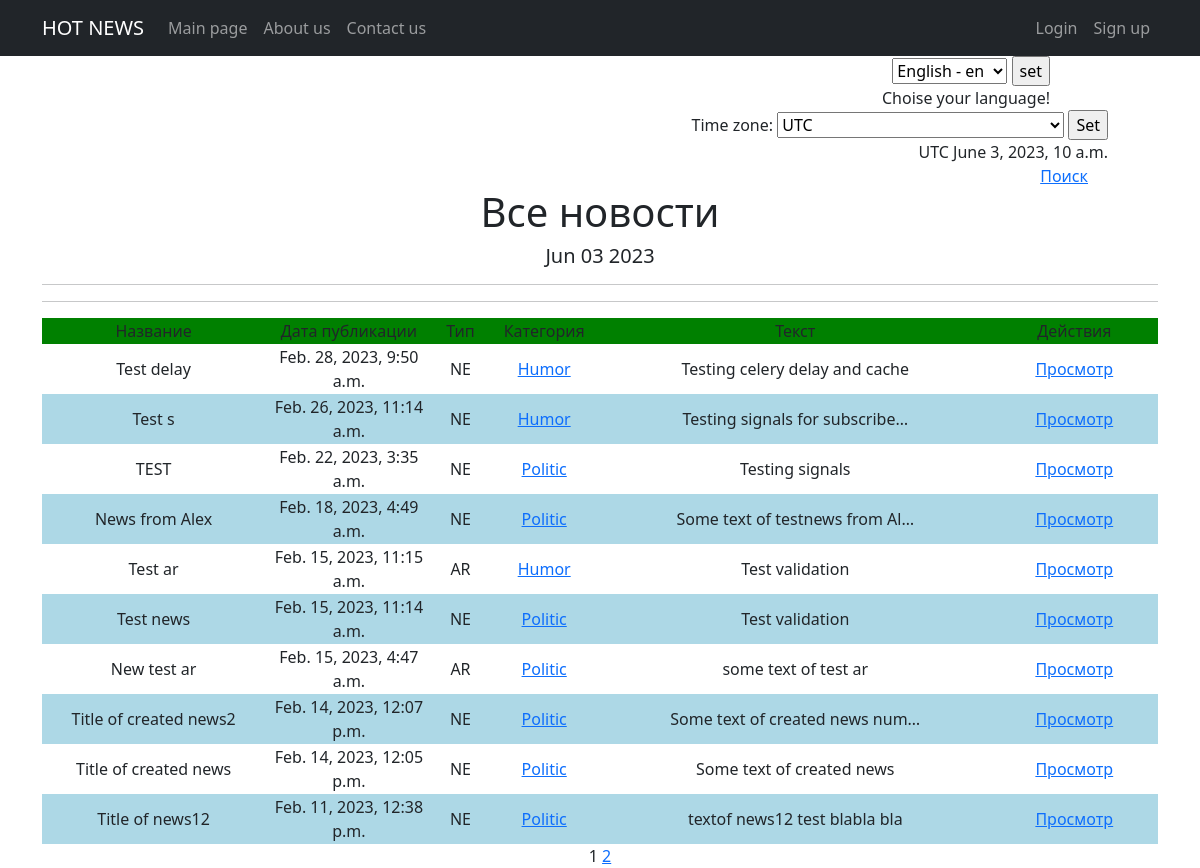
The page /news/ on the database as committed earlier.
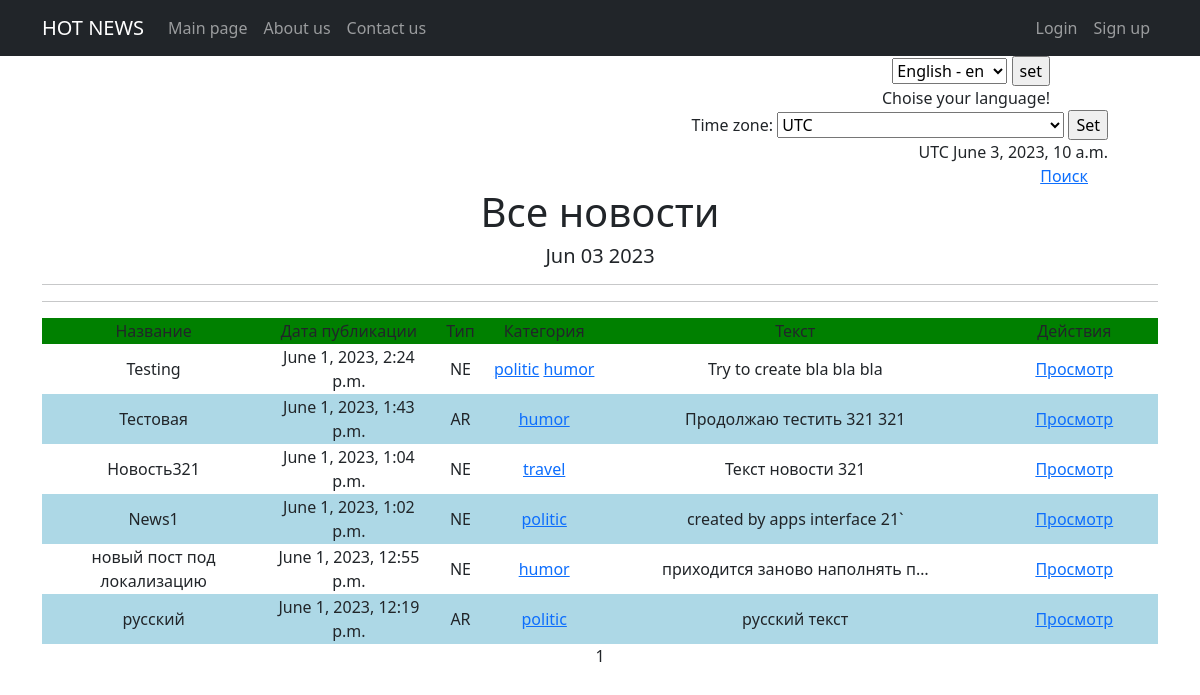
The same page on the database as committed later.
### news/models.py (models this page shows, shortened)
class Post(models.Model):
    author = models.ForeignKey(Author, to_field='authorUser_id', on_delete=models.CASCADE)
    NEWS = 'NE'
    ARTICLE = 'AR'
    CATEGORY_CHOISE = (
        (NEWS, 'Новость'),
        (ARTICLE, 'Статья'),
    )
    category_type = models.CharField(max_length=2, choices=CATEGORY_CHOISE, default=ARTICLE)
    dateCreation = models.DateTimeField(auto_now_add=True)
    postCategory = models.ManyToManyField(Category, through='PostCategory')
    title = models.CharField(max_length=128)
    text = models.TextField()
    rating = models.SmallIntegerField(default=0)

class Category(models.Model):
    name = models.CharField(max_length=32, unique=True, help_text=_('category name'))
    subscribers = models.ManyToManyField(User, blank=True, null=True, related_name='categories')

### news/views.py (the view, shortened to what this page needs)
# urls.py: path('news/', cache_page(3)(NewsList.as_view()), name='news_list'),
class NewsList(ListView):
    model = Post
    ordering = '-dateCreation'
    template_name = 'news_list.html'
    context_object_name = 'posts'
    paginate_by = 10
    def get_context_data(self, **kwargs):
        context = super().get_context_data(**kwargs)
        context['time_now'] = datetime.utcnow()
        context['current_time'] = timezone.now()
        context['timezones'] = pytz.common_timezones
        return context

### news/templatetags/custom_filters.py (called while the page is built)
@register.filter()
def censor(value):
    if not isinstance(value, str):
        raise TypeError("Value must be a string")
    else:
        bad_words = ['badword1', 'badword2', 'badword3']
        words = value.split()
        for i, word in enumerate(words):
            if word.lower() in bad_words:
                words[i] = word[0] + "*" * (len(word) - 1)
        return " ".join(words)

### templates/news_list.html (shortened to what this page needs)
{% extends 'flatpages/default.html' %}
{% load tz %}
{% load custom_filters %}
{% block content %}
    <div align="right" style="margin-right: 50px">
    {% get_current_timezone as TIME_ZONE %}
        <form action="" method="POST">
                <label for="timezone">Time zone:</label>
                <select name="timezone">
                    {% for tz in timezones %}
                        <option value="{{ tz }}"{% if tz == TIME_ZONE %} selected{% endif %}>{{ tz }}</option>
                    {% endfor %}
                </select>
                <input type="submit" value="Set">
        </form>
    {{ TIME_ZONE }}
    {{ current_time|timezone:TIME_ZONE }}
   </div>
<div align="right" style="margin-right: 70px" >
<a href="{% url 'search'%}">Поиск</a>
</div>
   <h1>Все новости</h1>
   <h5>{{ time_now|date:'M d Y' }}</h5>
   <hr>
   <hr>
   {% if posts %}
       <table align="center">
           <tr>
               <td width="20%">Название</td>
               <td width="15%">Дата публикации</td>
               <td width="5%">Тип</td>
               <td width="10%">Категория</td>
               <td width="35%">Текст</td>
               <td colspan="7">Действия</td>
           </tr>
           {% for post in posts %}
                  <tr>
                      <td>{{ post.title|censor }}</td>
                      <td>{{ post.dateCreation }}</td>
                      <td>{{ post.category_type }}</td>
                      <td>{% for cat in post.postCategory.all %}
                             <a href="{% url 'category_list' cat.id %}">{{ cat.name }}</a>
                          {% endfor %}</td>
                      <td>{{ post.text|truncatechars:30|censor }}</td>
                      {% if post.category_type == 'NE' %}
                        <td>
                        <a href="{% url 'post_detail' post.id %}">Просмотр</a>
                        </td>
                      {% elif post.category_type == 'AR' %}
                        <td>
                        <a href="{% url 'ar_detail' post.id %}">Просмотр</a>
                        </td>
                      {% endif %}
                  </tr>
           {% endfor %}
       </table>
   {% else %}
       <h2>Новостей нет!</h2>
   {% endif %}
   {{ page_obj.number }}
   {% if page_obj.has_next %}
       <a href="?page={{ page_obj.next_page_number }}">{{ page_obj.next_page_number }}</a>
   {% endif %}
{% endblock content %}

Rows that differ between the two databases and show on the page:
removed Post: title|censor "Test delay", dateCreation "Feb. 28, 2023, 9:50 a.m.", category_type "NE", text|censor "Testing celery delay and cache", shows "Просмотр", Category (name "Humor")
removed Post: title|censor "Test s", dateCreation "Feb. 26, 2023, 11:14 a.m.", category_type "NE", text|censor "Testing signals for subscribe…", shows "Просмотр", Category (name "Humor")
removed Post: title|censor "TEST", dateCreation "Feb. 22, 2023, 3:35 a.m.", category_type "NE", text|censor "Testing signals", shows "Просмотр", Category (name "Politic")
removed Post: title|censor "News from Alex", dateCreation "Feb. 18, 2023, 4:49 a.m.", category_type "NE", text|censor "Some text of testnews from Al…", shows "Просмотр", Category (name "Politic")
removed Post: title|censor "Test ar", dateCreation "Feb. 15, 2023, 11:15 a.m.", category_type "AR", text|censor "Test validation", shows "Просмотр", Category (name "Humor")
removed Post: title|censor "Test news", dateCreation "Feb. 15, 2023, 11:14 a.m.", category_type "NE", text|censor "Test validation", shows "Просмотр", Category (name "Politic")
removed Post: title|censor "New test ar", dateCreation "Feb. 15, 2023, 4:47 a.m.", category_type "AR", text|censor "some text of test ar", shows "Просмотр", Category (name "Politic")
removed Post: title|censor "Title of created news2", dateCreation "Feb. 14, 2023, 12:07 p.m.", category_type "NE", text|censor "Some text of created news num…", shows "Просмотр", Category (name "Politic")
removed Post: title|censor "Title of created news", dateCreation "Feb. 14, 2023, 12:05 p.m.", category_type "NE", text|censor "Some text of created news", shows "Просмотр", Category (name "Politic")
removed Post: title|censor "Title of news12", dateCreation "Feb. 11, 2023, 12:38 p.m.", category_type "NE", text|censor "textof news12 test blabla bla", shows "Просмотр", Category (name "Politic")
added Post: title|censor "Testing", dateCreation "June 1, 2023, 2:24 p.m.", category_type "NE", text|censor "Try to create bla bla bla", shows "Просмотр", Category (name "politic")
now on this page (row edited): Category: name "humor"
added Post: title|censor "Тестовая", dateCreation "June 1, 2023, 1:43 p.m.", category_type "AR", text|censor "Продолжаю тестить 321 321", shows "Просмотр"
added Post: title|censor "Новость321", dateCreation "June 1, 2023, 1:04 p.m.", category_type "NE", text|censor "Текст новости 321", shows "Просмотр", Category (name "travel")
added Post: title|censor "News1", dateCreation "June 1, 2023, 1:02 p.m.", category_type "NE", text|censor "created by apps interface 21`", shows "Просмотр", Category (name "politic")
added Post: title|censor "новый пост под локализацию", dateCreation "June 1, 2023, 12:55 p.m.", category_type "NE", text|censor "приходится заново наполнять п…", shows "Просмотр"
added Post: title|censor "русский", dateCreation "June 1, 2023, 12:19 p.m.", category_type "AR", text|censor "русский текст", shows "Просмотр", Category (name "politic")
Other text that changed with them:
{{ page_obj.next_page_number }}: "2" → (not shown)
